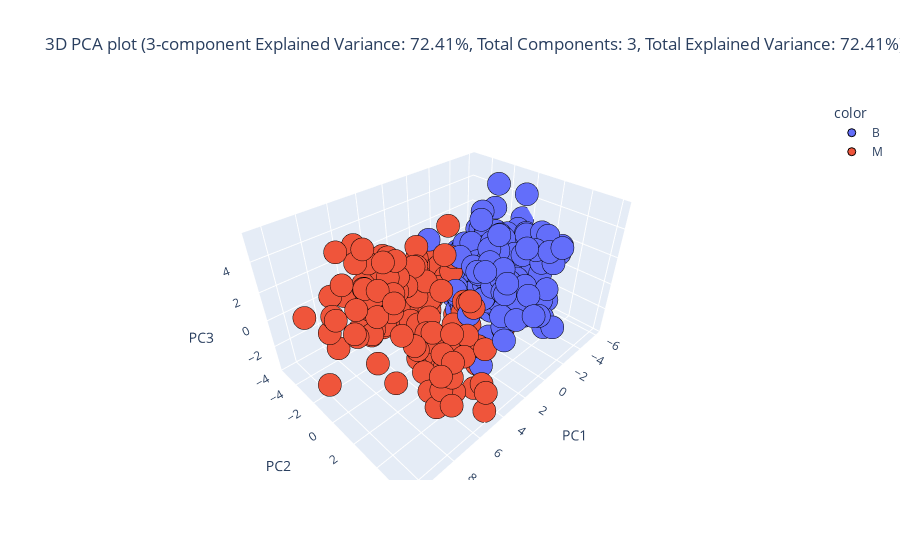

Write notebook code for a chart like this one.
### Code cell
_, pca3d_train_df, _, pca3d_test_df = eda.dimensionality_reduction(train_df, test_df, identifier=id_features, categorical=categorical_features, continuous=continuous_features, target="Diagnosis", method="pca", plot_type="3d", components=3)

### Figure 1 — Plotly figure (JSON) as saved in the notebook; plotly's stock layout.template omitted (floating-point values rounded to 4 significant figures; data arrays with more than 128 entries replaced by an {"elided": "..."} marker saying what was removed)
{"data": [{"hovertemplate": "color=B<br>PC1=%{x}<br>PC2=%{y}<br>PC3=%{z}<extra></extra>", "legendgroup": "B", "marker": {"color": "#636efa", "line": {"color": "Black", "width": 1}, "opacity": 1, "symbol": "circle"}, "mode": "markers", "name": "B", "scene": "scene", "showlegend": true, "type": "scatter3d", "x": {"elided": "271 float values"}, "y": {"elided": "271 float values"}, "z": {"elided": "271 float values"}}, {"hovertemplate": "color=M<br>PC1=%{x}<br>PC2=%{y}<br>PC3=%{z}<extra></extra>", "legendgroup": "M", "marker": {"color": "#EF553B", "line": {"color": "Black", "width": 1}, "opacity": 1, "symbol": "circle"}, "mode": "markers", "name": "M", "scene": "scene", "showlegend": true, "type": "scatter3d", "x": {"elided": "137 float values"}, "y": {"elided": "137 float values"}, "z": {"elided": "137 float values"}}], "layout": {"legend": {"title": {"text": "color"}, "tracegroupgap": 0}, "scene": {"domain": {"x": [0, 1], "y": [0, 1]}, "xaxis": {"title": {"text": "PC1"}}, "yaxis": {"title": {"text": "PC2"}}, "zaxis": {"title": {"text": "PC3"}}}, "title": {"text": "3D PCA plot (3-component Explained Variance: 72.41%, Total Components: 3, Total Explained Variance: 72.41%)"}}}
